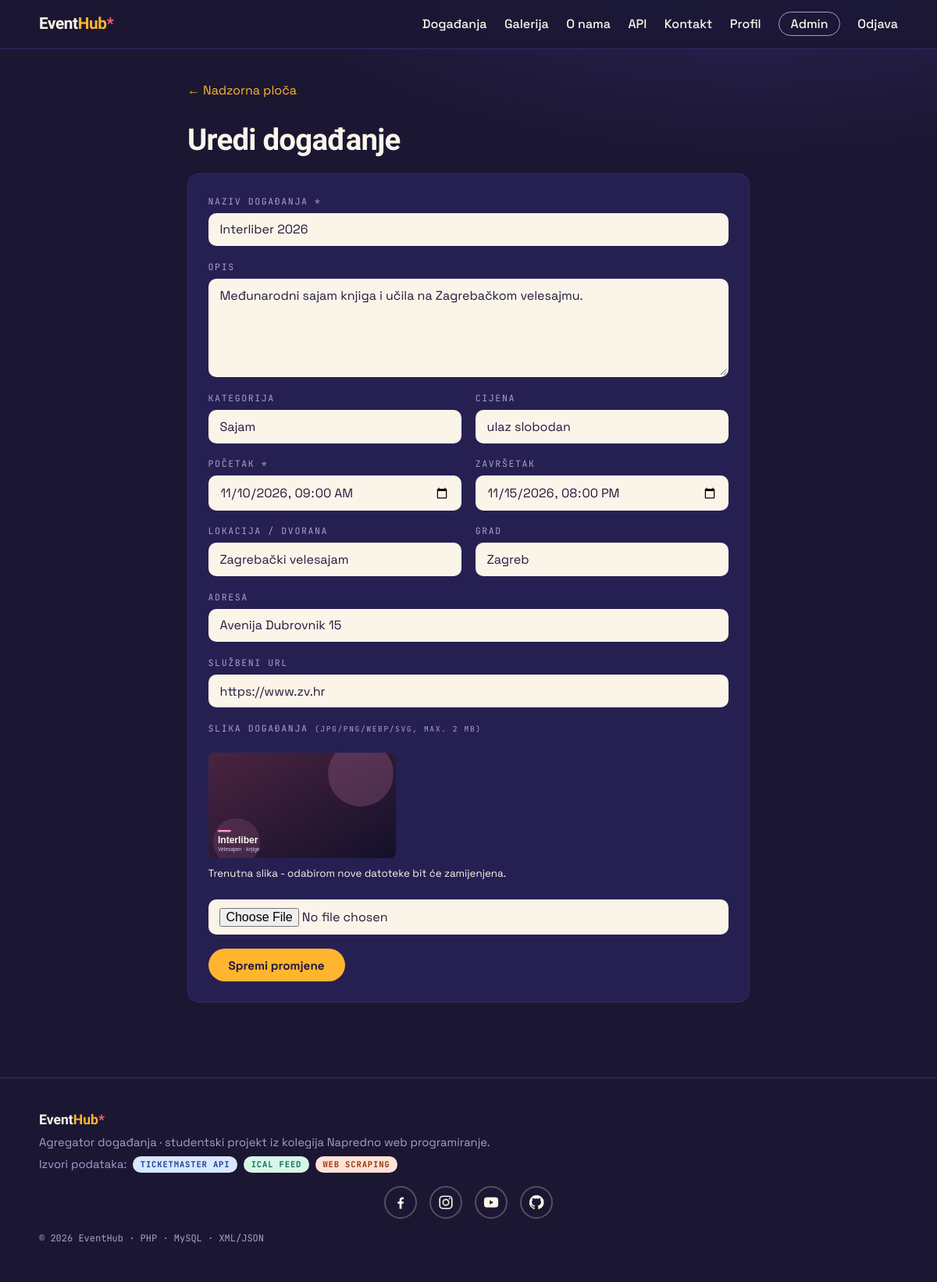
/admin/event_form.php?id=4 (signed in), run on the app's committed database.
### tables this page shows
CREATE TABLE events (
  id              INT UNSIGNED NOT NULL AUTO_INCREMENT,
  title           VARCHAR(255) NOT NULL,
  description     TEXT NULL,
  category        VARCHAR(100) NOT NULL DEFAULT 'Ostalo',
  venue_name      VARCHAR(255) NULL,
  venue_address   VARCHAR(255) NULL,
  city            VARCHAR(100) NOT NULL DEFAULT 'Zagreb',
  start_datetime  DATETIME NOT NULL,
  end_datetime    DATETIME NULL,
  price_info      VARCHAR(150) NULL,
  image_url       VARCHAR(500) NULL,
  event_url       VARCHAR(500) NULL,
  source          ENUM('manual','ticketmaster','ical','scraper') NOT NULL DEFAULT 'manual',
  external_id     VARCHAR(190) NULL,
  created_at      TIMESTAMP NOT NULL DEFAULT CURRENT_TIMESTAMP,
  updated_at      TIMESTAMP NOT NULL DEFAULT CURRENT_TIMESTAMP
                  ON UPDATE CURRENT_TIMESTAMP,
  PRIMARY KEY (id),
  UNIQUE KEY uq_source_external (source, external_id),
  KEY idx_start (start_datetime),
  KEY idx_category (category)
);

### includes/functions.php (called while the page is built, shortened)
<?php
function e(?string $value): string
{
    return htmlspecialchars((string)$value, ENT_QUOTES, 'UTF-8');
}

### admin/event_form.php (the view, shortened to what this page needs)
<?php
$pdo    = db();
$id     = (int)($_GET['id'] ?? 0);
$ev = [
    'title'          => '',
    'description'    => '',
    'category'       => 'Ostalo',
    'venue_name'     => '',
    'venue_address'  => '',
    'city'           => 'Zagreb',
    'start_datetime' => date('Y-m-d\TH:i'),
    'end_datetime'   => '',
    'price_info'     => '',
    'event_url'      => '',
    'image_url'      => '',
];
if ($id > 0 && $_SERVER['REQUEST_METHOD'] !== 'POST') {
    $stmt = $pdo->prepare('SELECT * FROM events WHERE id = :id');
    $stmt->execute([':id' => $id]);
    $row = $stmt->fetch();
    $ev = array_merge($ev, $row);
    $ev['start_datetime'] = str_replace(' ', 'T', substr($ev['start_datetime'], 0, 16));
    $ev['end_datetime']   = $ev['end_datetime']
        ? str_replace(' ', 'T', substr($ev['end_datetime'], 0, 16)) : '';
}
require __DIR__ . '/../includes/header.php';
?>
<section class="container page-narrow">
  <p class="breadcrumb"><a href="dashboard.php">&larr; Nadzorna ploča</a></p>
  <h1 class="page-title"><?= $id > 0 ? 'Uredi događanje' : 'Novo događanje' ?></h1>
  <form method="post" class="form-card" enctype="multipart/form-data" novalidate>
    <div class="form-field">
      <label for="title">Naziv događanja *</label>
      <input type="text" id="title" name="title" required maxlength="255"
             value="<?= e($ev['title']) ?>">
    </div>
    <div class="form-field">
      <label for="description">Opis</label>
      <textarea id="description" name="description" rows="5"><?= e($ev['description']) ?></textarea>
    </div>
    <div class="form-row">
      <div class="form-field">
        <label for="category">Kategorija</label>
        <input type="text" id="category" name="category" maxlength="100"
               value="<?= e($ev['category']) ?>">
      </div>
      <div class="form-field">
        <label for="price_info">Cijena</label>
        <input type="text" id="price_info" name="price_info" maxlength="150"
               value="<?= e($ev['price_info']) ?>" placeholder="npr. 25 EUR / ulaz slobodan">
      </div>
    </div>
    <div class="form-row">
      <div class="form-field">
        <label for="start_datetime">Početak *</label>
        <input type="datetime-local" id="start_datetime" name="start_datetime" required
               value="<?= e($ev['start_datetime']) ?>">
      </div>
      <div class="form-field">
        <label for="end_datetime">Završetak</label>
        <input type="datetime-local" id="end_datetime" name="end_datetime"
               value="<?= e($ev['end_datetime']) ?>">
      </div>
    </div>
    <div class="form-row">
      <div class="form-field">
        <label for="venue_name">Lokacija / dvorana</label>
        <input type="text" id="venue_name" name="venue_name" maxlength="255"
               value="<?= e($ev['venue_name']) ?>">
      </div>
      <div class="form-field">
        <label for="city">Grad</label>
        <input type="text" id="city" name="city" maxlength="100"
               value="<?= e($ev['city']) ?>">
      </div>
    </div>
    <div class="form-field">
      <label for="venue_address">Adresa</label>
      <input type="text" id="venue_address" name="venue_address" maxlength="255"
             value="<?= e($ev['venue_address']) ?>">
    </div>
    <div class="form-field">
      <label for="event_url">Službeni URL</label>
      <input type="url" id="event_url" name="event_url" maxlength="500"
             value="<?= e($ev['event_url']) ?>" placeholder="https://...">
    </div>
    <div class="form-field">
      <label for="image">Slika događanja <small>(JPG/PNG/WebP/SVG, max. 2 MB)</small></label>
      <?php if (!empty($ev['image_url'])): ?>
        <p class="form-current-image">
          <img src="../<?= e($ev['image_url']) ?>" alt="Trenutna slika događanja">
          <small>Trenutna slika - odabirom nove datoteke bit će zamijenjena.</small>
        </p>
      <?php endif; ?>
      <input type="file" id="image" name="image" accept=".jpg,.jpeg,.png,.webp,.svg">
    </div>
    <button type="submit" class="btn btn-primary">
      <?= $id > 0 ? 'Spremi promjene' : 'Spremi događanje' ?>
    </button>
  </form>
</section>
<?php require __DIR__ . '/../includes/footer.php'; ?>

### assets/css/style.css (style rules this page uses)
:root { --night: #1b1733; --night-2: #262052; --night-3: #322a66; --paper: #fbf5e9; --paper-2: #f3ead7; --ink: #221a3d; --amber: #ffb52e; --coral: #ff5d73; --mint: #5ad8b4; --muted: #a79fce; --font-display: 'Unbounded', sans-serif; --font-body: 'Space Grotesk', sans-serif; --font-mono: 'JetBrains Mono', monospace; --radius: 14px; --container: 1140px; }
* { box-sizing: border-box; }
html { scroll-behavior: smooth; }
body { margin: 0; font-family: var(--font-body); font-size: 1rem; line-height: 1.6; color: var(--paper); background: radial-gradient(1200px 600px at 80% -10%, var(--night-3), transparent 60%), var(--night); }
img { max-width: 100%; height: auto; }
a { color: var(--amber); }
.container { max-width: var(--container); margin: 0 auto; padding: 0 1.25rem; }
.filter-field label, .form-field label { font-family: var(--font-mono); font-size: .72rem; text-transform: uppercase; letter-spacing: .14em; color: var(--muted); }
.filters input, .filters select, .form-field input, .form-field textarea { font-family: var(--font-body); font-size: 1rem; color: var(--ink); background: var(--paper); border: 2px solid transparent; border-radius: 10px; padding: .55rem .8rem; min-width: 0; width: 100%; }
.breadcrumb { margin: 0 0 1.2rem; }
.breadcrumb a { text-decoration: none; }
.btn { display: inline-block; font-family: var(--font-body); font-weight: 700; font-size: .95rem; border-radius: 999px; padding: .6rem 1.5rem; text-decoration: none; cursor: pointer; border: 2px solid transparent; transition: transform .1s ease; }
.btn-primary { background: var(--amber); color: var(--ink); }
.page-narrow { max-width: 760px; padding-top: 2.5rem; padding-bottom: 1rem; }
.page-title { font-family: var(--font-display); font-weight: 900; font-size: clamp(1.7rem, 4vw, 2.4rem); margin: 0 0 .8rem; letter-spacing: -.02em; }
.form-card { background: var(--night-2); border: 1px solid var(--night-3); border-radius: var(--radius); padding: 1.6rem; display: flex; flex-direction: column; gap: 1.1rem; margin-bottom: 3rem; }
.form-field { display: flex; flex-direction: column; gap: .35rem; flex: 1; }
.form-row { display: flex; gap: 1.1rem; flex-wrap: wrap; }
.form-card .btn { align-self: flex-start; }
.form-current-image img { max-width: 240px; border-radius: 8px; display: block; margin-bottom: .35rem; }

### data on the page
events: title "Interliber 2026", description "Međunarodni sajam knjiga i učila na Zagrebačkom velesajmu.", category "Sajam", price_info "ulaz slobodan", venue_name "Zagrebački velesajam", city "Zagreb", venue_address "Avenija Dubrovnik 15", event_url "https://www.zv.hr", image_url (picture)
